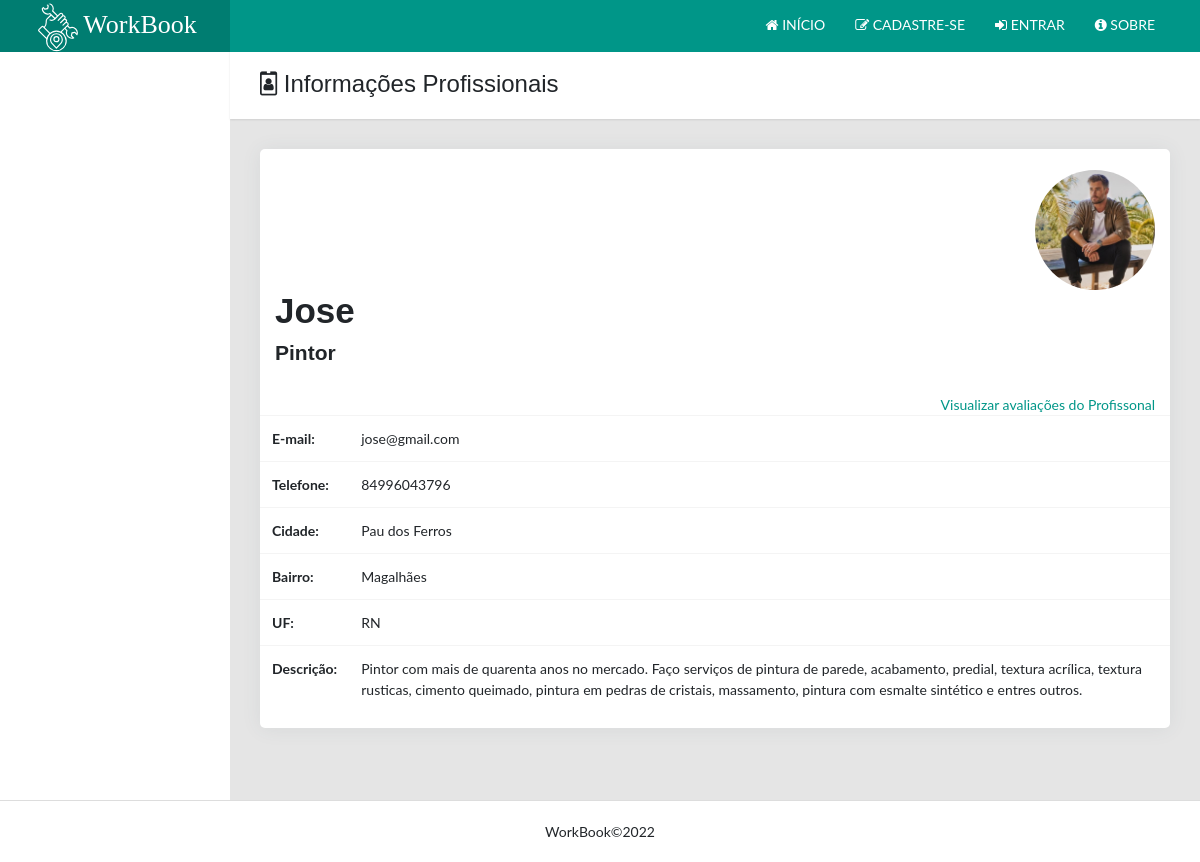
Page /jose on the committed database.
### usuario/models.py (models this page shows, shortened)
class Profissional(models.Model):
            profissao = models.CharField('Profissão', max_length=250)
            categoria = models.ForeignKey(Categoria, on_delete=models.CASCADE, related_name='categoria')
            slug = models.SlugField('Atalho', unique=True, blank=True, null=True)
            descricao = models.CharField('Descrição', max_length=250)
            imagem = models.ImageField(upload_to='fotos/%Y/%m/', blank=True, null=True)
            user = models.OneToOneField(Usuario, on_delete=models.CASCADE, related_name='usario',
                                        error_messages={
                                            "unique": "Já existe um profissional cadastrado para este usuário."
                                        }
                                       )
            acesso_permitido = models.BooleanField(default=True)
            """def clean(self):
                error_messages = {}
                if not valida_cpf(self.cpf):
                    error_messages['cpf'] = 'Digite um cpf Válido!'

                if error_messages:
                    raise ValidationError(error_messages)"""
            class Meta:
                verbose_name = 'Profissional'
                verbose_name_plural = 'Profissional'
                ordering = ['id']

class Usuario(AbstractUser):
    telefone = models.CharField('telefone', max_length=15)
    imagem = models.ImageField(upload_to='fotosperfil/%Y/%m/', blank=True, null=True)
    cidade = models.CharField('cidade', max_length=40)
    rua = models.CharField('rua', max_length=60)
    uf = models.CharField('uf', max_length=2)
    bairro = models.CharField('bairro', max_length=40)
    is_staff = models.BooleanField(default=False)
    is_superuser = models.BooleanField(default=False)
    is_active = models.BooleanField(default=True)
    is_profissional = models.BooleanField(default=False)
    class Meta:
        db_table = 'usuario'
        verbose_name = 'Usuario'
        verbose_name_plural = 'Usuario'

### usuario/views.py (the view)
# urls.py: path('<slug>', views.DetalhesProfissional.as_view(), name='detalhesProfissional'),
class DetalhesProfissional(DetailView):
    model = models.Profissional
    template_name = 'usuario/detalhesProfissional.html'
    context_object_name = 'profissional'
    slug_id_url_kwarg = 'slug'

### usuario/templates/usuario/detalhesProfissional.html (shortened to what this page needs)
{% extends 'base.html' %}
{% block content %}
{% if not request.user.is_authenticated %}
<header>
    {% include 'parciais/nav.html' %}
</header>
{% endif %}
<main class="app-content">
    <div class="app-title">
        <div>
            <h1><i class="fa fa-id-badge"></i> Informações Profissionais</h1>
        </div>
    </div>
    <div class="row">
        <div class="col-lg-12">
            <div class="card user-card-full">
                <div class="row m-l-0 m-r-0">
                    <div class="col-md-12">
                        <div class="profile">
                            <br>
                            <div class="info">
                                {% if profissional.user.imagem %}
                                <div align="right">
                                    <img title="Profissional"
                                         src="{{profissional.user.imagem.url}}" width="120" height="120" id="imgpos"
                                         class="rounded-circle">
                                </div>
                                {% else %}
                                <div align="right">
                                    <img title="Profissional"
                                         src="https://static.vecteezy.com/ti/vetor-gratis/p1/2318271-icone-do-perfil-do-usuario-gr%C3%A1tis-vetor.jpg"
                                         width="120" height="120" id="imgpos1"
                                         class="rounded-circle">
                                    {% endif %}
                                </div>
                                <h1>{{profissional.user.first_name}} {{ profissional.user.last_name}}</h1>
                                <h4>{{profissional.profissao}} </h4>
                                <br>
                                <div align="right">
                                    <a href="{% url 'avaliacao:clientelistarAvaliacoes'  profissional.user.id  %}">
                                        Visualizar avaliações do Profissonal
                                    </a>
                                </div>
                            </div>
                        </div>
                        <table class="table">
                            <tbody>
                            <tr>
                                <th>E-mail:</th>
                                <td>{{ profissional.user.email }}</td>
                            </tr>
                            <tr>
                                <th>Telefone:</th>
                                <td>{{ profissional.user.telefone }}</td>
                            </tr>
                            <tr>
                                <th>Cidade:</th>
                                <td>{{ profissional.user.cidade }}</td>
                            </tr>
                            <tr>
                                <th>Bairro:</th>
                                <td>{{ profissional.user.bairro }}</td>
                            </tr>
                             <tr>
                                <th>UF:</th>
                                <td>{{ profissional.user.uf }}</td>
                            </tr>
                            <tr>
                                <th>Descrição:</th>
                                <td>{{ profissional.descricao }}</td>
                            </tr>
                            </tbody>
                        </table>
                        <br>
                        <br>
                        <br>
                        <br>
                        <br>
                        <br>
                    </div>
                </div>
            </div>
        </div>
</main>
{% endblock %}

### rows in the picture
Profissional: user.imagem (picture), user.first_name "Jose", profissao "Pintor", user.email "jose@gmail.com", user.telefone "84996043796", user.cidade "Pau dos Ferros", user.bairro "Magalhães", user.uf "RN", descricao "Pintor com mais de quarenta anos no mercado. Faço serviços de pintura de parede, acabamento, predial, textura acrílica, textura rusticas, cimento queimado, pintura em pedras de cristais, massamento, pintura com esmalte sintético e entres outros."
